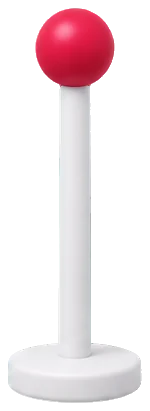
#> input picture android/app/src/main/assets/seira-mascot/accessory/antenna.webp, 150 x 411 px, given in place of ., which was not available
$ python -i export-icons3d.py   (imports and definitions only)
#> lines starting #> are read from the running program, lines starting #| are printed output that depends on the picture
#!/usr/bin/env python3
"""Export the Seira 3D icon set for iOS and Android and render review sheets.

Usage:
    python3 scripts/export-icons3d.py [--root DIR] [--only NAME ...] [--check]

Reads <root>/shared/icons3d/manifest.json and the 1024 px RGBA masters in
<root>/shared/icons3d/src/. Writes the iOS image sets, the Android WebP
drawables, two contact sheets and, when candidates exist, an app icon preview.

Requires Pillow with WebP support.
"""

import argparse
import json
import re
import sys
from pathlib import Path

from PIL import Image, ImageDraw, ImageFont

NAME_RE = re.compile(r"^[a-z0-9]+(-[a-z0-9]+)*$")
IOS_SCALES = (1, 2, 3)
ANDROID_SCALE = 4
SHEET_COLUMNS = 3
SHEET_ICON_PT = (120, 44, 30)
SHEET_PX_PER_PT = 2
APP_ICON_RADIUS = 0.2237
SHEETS = (
    ("contact-light.png", "#ffffff", (0x14, 0x14, 0x17)),
    ("contact-dark.png", "#111113", (0xF2, 0xF2, 0xF3)),
)
IOS_NAMESPACE = {"info": {"author": "xcode", "version": 1},
                 "properties": {"provides-namespace": True}}


class ExportError(Exception):
    pass


# [46 lines left out: functions paths, load_manifest, not called in this run]


def resize(master, px):
    # Premultiplied alpha stops dark RGB under transparent pixels from bleeding into edges.
    return master.convert("RGBa").resize((px, px), Image.LANCZOS).convert("RGBA")


# [19 lines left out: function load_masters, not called in this run]


def write_json(path, data):
    path.parent.mkdir(parents=True, exist_ok=True)
    path.write_text(json.dumps(data, indent=2) + "\n", encoding="utf-8")


# [25 lines left out: functions imageset_contents, export_ios, export_android, not called in this run]


def blend(fg, bg_hex, opacity):
    bg = tuple(int(bg_hex[i:i + 2], 16) for i in (1, 3, 5))
    return tuple(round(f * opacity + b * (1 - opacity)) for f, b in zip(fg, bg))


# [25 lines left out: function render_sheet, not called in this run]


def rounded_mask(px):
    scale = 4
    big = Image.new("L", (px * scale, px * scale), 0)
    ImageDraw.Draw(big).rounded_rectangle(
        (0, 0, px * scale - 1, px * scale - 1), radius=px * scale * APP_ICON_RADIUS, fill=255)
    return big.resize((px, px), Image.LANCZOS)


def render_candidates(files):
    large, small = 180, 60
    gap, pad, label_h = 20, 28, 40
    col_w = large + gap + small
    width = pad + len(files) * (col_w + pad)
    band_h = large + pad * 2
    height = band_h * 2 + label_h + pad
    sheet = Image.new("RGB", (width, height), "#f4f4f6")
    draw = ImageDraw.Draw(sheet)
    draw.rectangle((0, band_h, width, band_h * 2), fill="#111113")
    font = ImageFont.load_default(size=22)
    for i, path in enumerate(files):
        src = Image.open(path).convert("RGB")
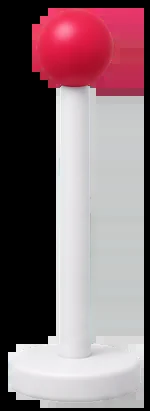
#> src: PIL image 150x411 RGB; mean R, G, B 134.4, 111.5, 117.1
        x = pad + i * (col_w + pad)
        for band, top in ((0, 0), (1, band_h)):
            for px in (large, small):
                tile = src.resize((px, px), Image.LANCZOS)
                dx = x if px == large else x + large + gap
                sheet.paste(tile, (dx, top + pad + large - px), rounded_mask(px))
#> this loop made 2 passes
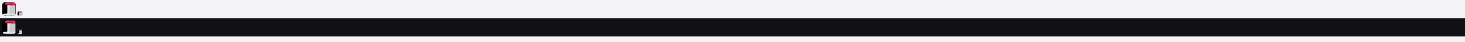
#> sheet: PIL image 19036x540 RGB (shown at 1/13 size); mean R, G, B 144.4, 144.3, 146.3
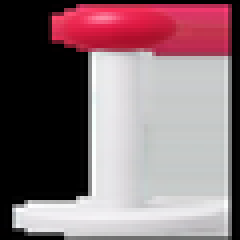
#> tile: PIL image 60x60 RGB (shown 4 times larger); mean R, G, B 135.1, 112.2, 117.8
#> (the run stopped early here; a loop or call above may not have finished)

$ run again, on android/app/src/main/assets/seira-mascot/bun/hair-256.webp
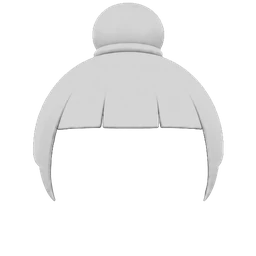
#> input picture android/app/src/main/assets/seira-mascot/bun/hair-256.webp, 256 x 256 px, given in place of ., which was not available
#> in render_candidates, `src = Image.open(path).convert("RGB")`:
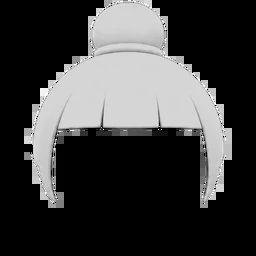
#> src: PIL image 256x256 RGB; mean R, G, B 62, 62, 62
#> the loop in render_candidates, `for band, top in ((0, 0), (1, band_h)):` made 2 passes
#> after the loop in render_candidates, `for band, top in ((0, 0), (1, band_h)):`:
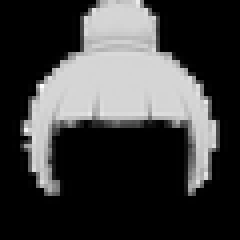
#> tile: PIL image 60x60 RGB (shown 4 times larger); mean R, G, B 62.4, 62.4, 62.4
